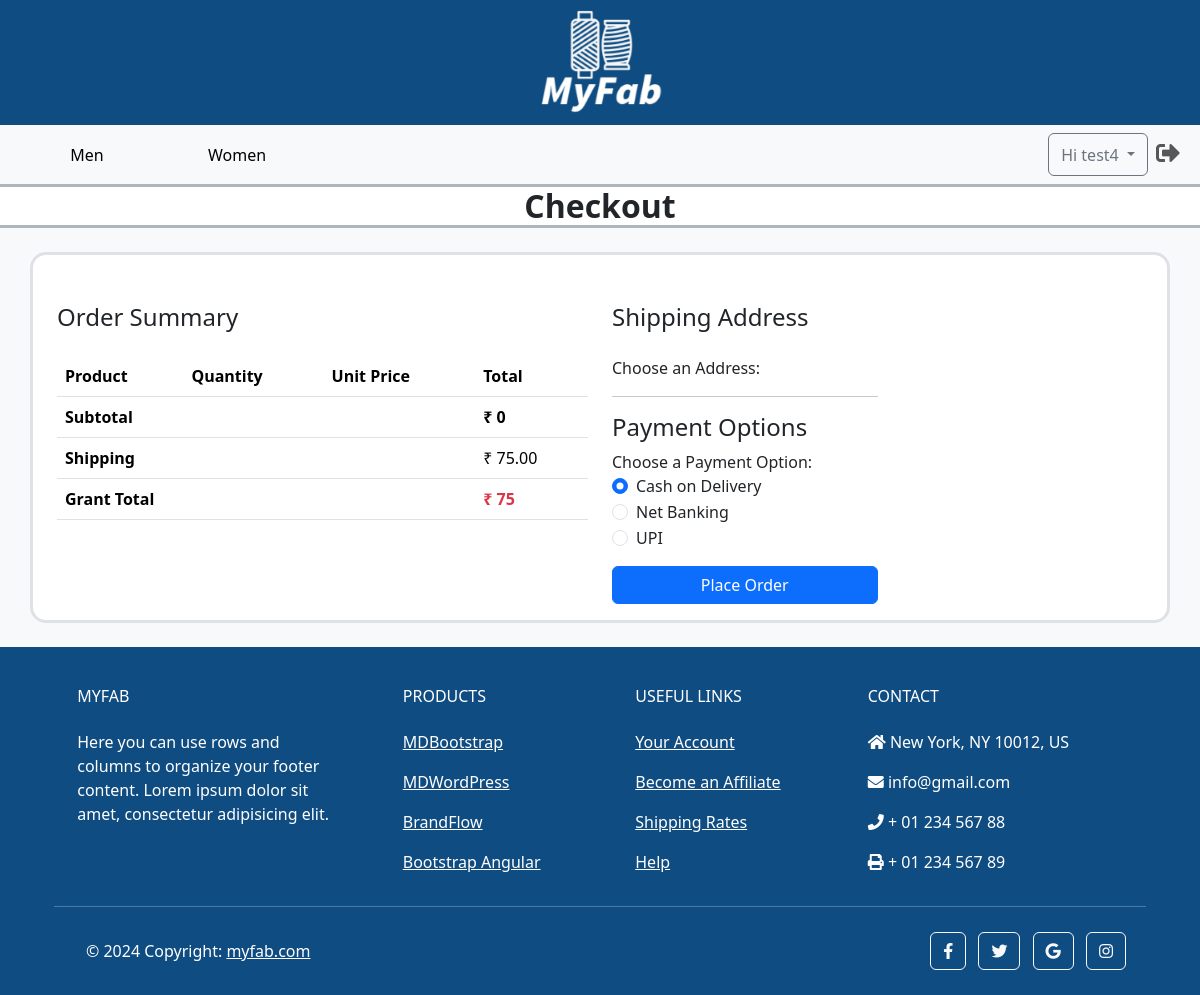
Before: /orders/checkout/ (signed in) with the older database file.
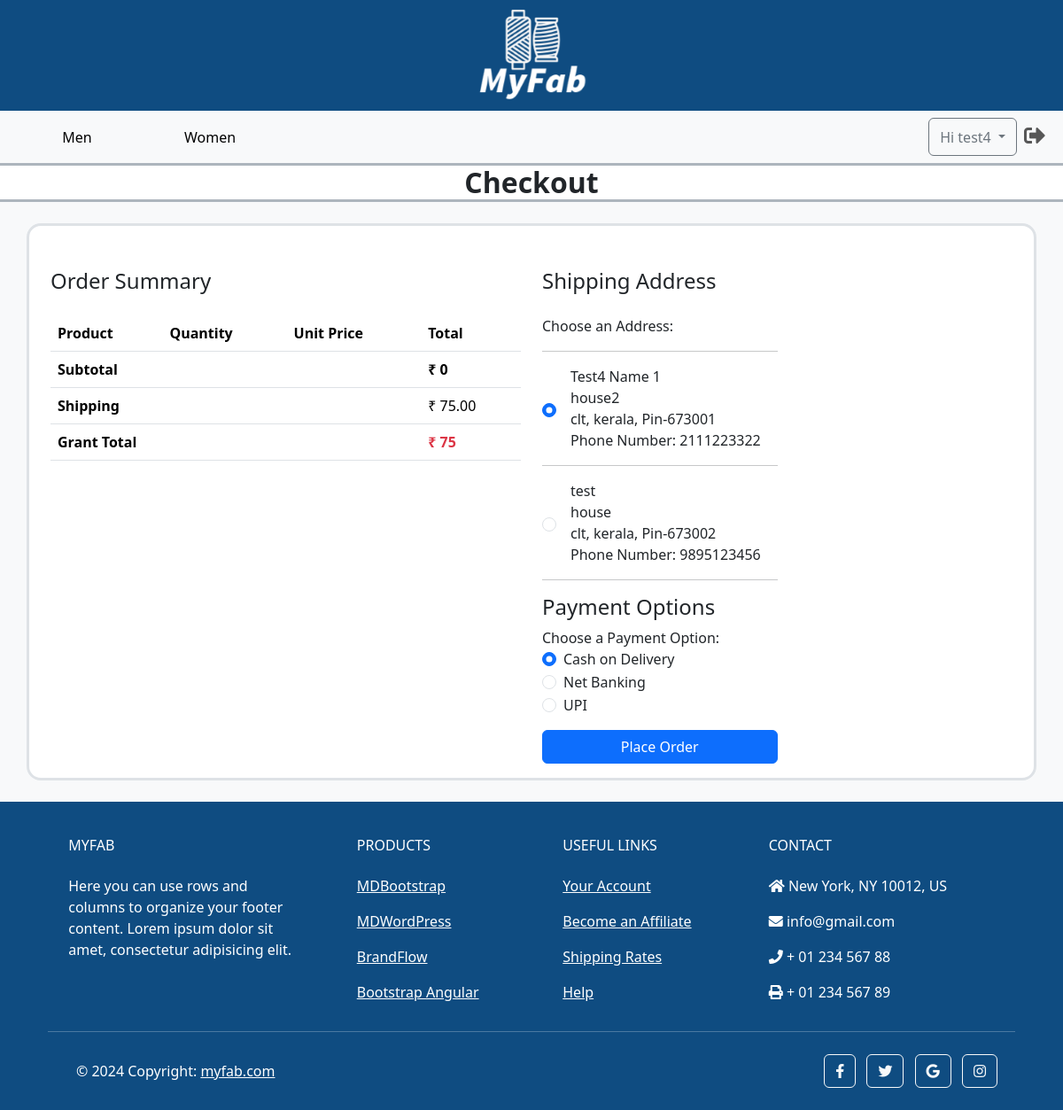
After: the same page with the newer database file.
### accounts/models.py (models this page shows, shortened)
class Address(models.Model):
    customer_id = models.ForeignKey(CustomUser, on_delete=models.CASCADE)
    name = models.CharField(max_length=100, blank=False, null=False)
    house_name = models.CharField(max_length=100, blank=False, null=False)
    street_name_1 = models.CharField(max_length=100, blank=False, null=False)
    street_name_2 = models.CharField(max_length=100, blank=True, null=True)
    city = models.CharField(max_length=100, blank=False, null=False)
    state = models.CharField(max_length=100, blank=False, null=False)
    pincode = models.CharField(max_length=10, blank=False, null=False)
    phone_number = models.CharField(max_length=13)
    is_active = models.BooleanField(default=True)

### orders/views.py (the view)
# urls.py: path('checkout/', CheckoutView.as_view(), name = 'checkout'),
class CheckoutView(View):
    def get(self, request):
        insufficient_qty_error_msg = request.session.pop('insufficient_qty_error_msg', None)
        user = request.user
        addresses = Address.objects.filter(customer_id=user, is_active=True)
        carts = Cart.objects.filter(customer_id=user)
        subtotal = sum(cart.price for cart in carts)
        grant_total = subtotal + 75
        context = {
            'addresses': addresses,
            'carts': carts,
            'subtotal': subtotal,
            'grant_total': grant_total,
            'insufficient_qty_error_msg': insufficient_qty_error_msg,
            }
        return render(request, 'checkout.html', context)

### templates/checkout.html (shortened to what the changed rows need)
{% extends 'base.html' %}
{% load static %}
{% load custom_filters %}
{% block content %}
    <section class="bg-light py-4">
        <div class="container d-flex flex-column flex-md-row  border border-3 rounded-4 bg-white">
            <div class="container">
                <div class="mb-3">
                    <table class="table">
                        <thead>
                            <tr>
                                <th scope="col">Product</th>
                                <th scope="col">Quantity</th>
                                <th scope="col">Unit Price</th>
                                <th scope="col">Total</th>
                            </tr>
                        </thead>
                        <tfoot>
                            <tr>
                                <th colspan="3">Subtotal</th>
                            </tr>
                            <tr>
                                <th colspan="3">Shipping</th>
                            </tr>
                            <tr>
                                <th colspan="3">Grant Total</th>
                            </tr>
                        </tfoot>
                    </table>
                </div>
            </div>
            <div class="container">
                <form action="{% url "orders:create_order" %}" method="post">
                    <div class="form-group mb-3">
                        <label>Choose an Address:</label>
                        {% for address in addresses %}
                        <hr class="w-50">
                        <div class="form-check d-flex flex-row align-items-center mb-2">
                            <input class="form-check-input me-3" type="radio" name="addressOption"
                            id="addressOption-{{address.name}}" value="{{address.pk}}"
                            {% if forloop.first %} checked {% endif %}>
                            <label class="form-check-label" for="addressOption-{{address.name}}">
                                <div>{{address.name}}</div>
                                <div>{{address.house_name}}</div>
                                <div>{{address.city}}, {{address.state}}, Pin-{{address.pincode}}</div>
                                <div>Phone Number: {{address.phone_number}}</div>
                            </label>
                        </div>
                        {% endfor %}
                    </div>
                </form>
            </div>
        </div>
    </section>
{% endblock %}

Changed rows visible on the page:
added Address: addressOption "☑ Test4 Name 1 house2 clt, keral", name "Test4 Name 1", house_name "house2", city "clt", state "kerala", pincode "673001", phone_number "2111223322"
added Address: addressOption "☐ test house clt, kerala, Pin-67", name "test", house_name "house", city "clt", state "kerala", pincode "673002", phone_number "9895123456"
